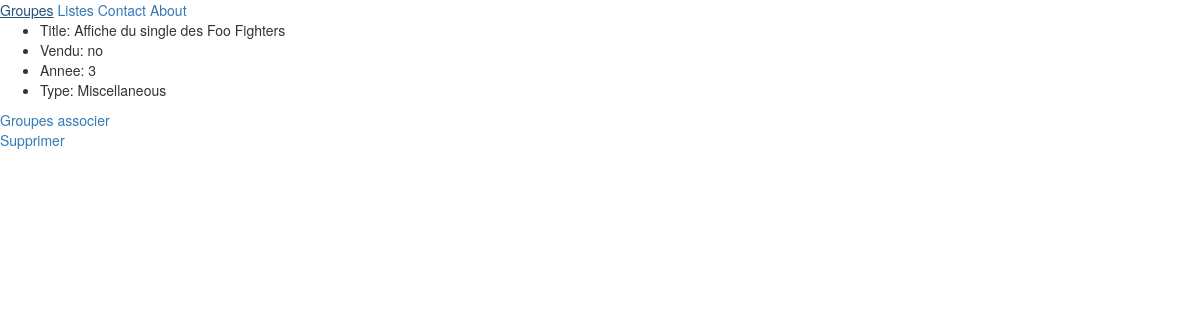
The app's page /listings/1/ with its own data.
### listings/models.py (models this page shows, shortened)
class Listing(models.Model):
    title = models.CharField(max_length=100)
    decription = models.CharField(max_length=250)
    sold = models.BooleanField(default=False)
    year = models.IntegerField(validators=[MinValueValidator(0)],null=True,blank=True)
    class Type(models.TextChoices):
        Records="RC"
        CLothing="CL"
        Posters="PT"
        Miscellaneous="MC"
    type_e = models.CharField(choices=Type.choices,max_length=5)
    band = models.ForeignKey(Band,null=True,on_delete=models.SET_NULL)

### listings/views.py (the view)
# urls.py: path("listings/<int:id>/",views.listing_details,name='list-detail'),
def listing_details (request,id):
    try:
        liste=Listing.objects.get(id=id)
    except Listing.DoesNotExist:
        return render(request,"listings/404.html")
    return render(request,"listings/listing_details.html",{'liste':liste,'band':liste.band})

### listings/templates/listings/listing_details.html (shortened to what this page needs)
{% extends "listings/base.html" %}
{% block content %}
  <ul>
    <li>Title: {{liste.title}}</li>
    <li>Vendu: {{liste.sold|yesno}}</li>
    <li>Annee: {{liste.year}}</li>
    <li>Type: {{liste.get_type_e_display}}</li>
  </ul>
  {% if band %}
    <a href="{% url 'band-detail' band.id %}">Groupes associer</a><br>
  {% endif %}
  <a href="{% url 'lising_delete' liste.id %}">Supprimer</a>
{% endblock content %}

### records on screen
Listing: title "Affiche du single des Foo Fighters", sold "no", year "3", type_e "Miscellaneous"
